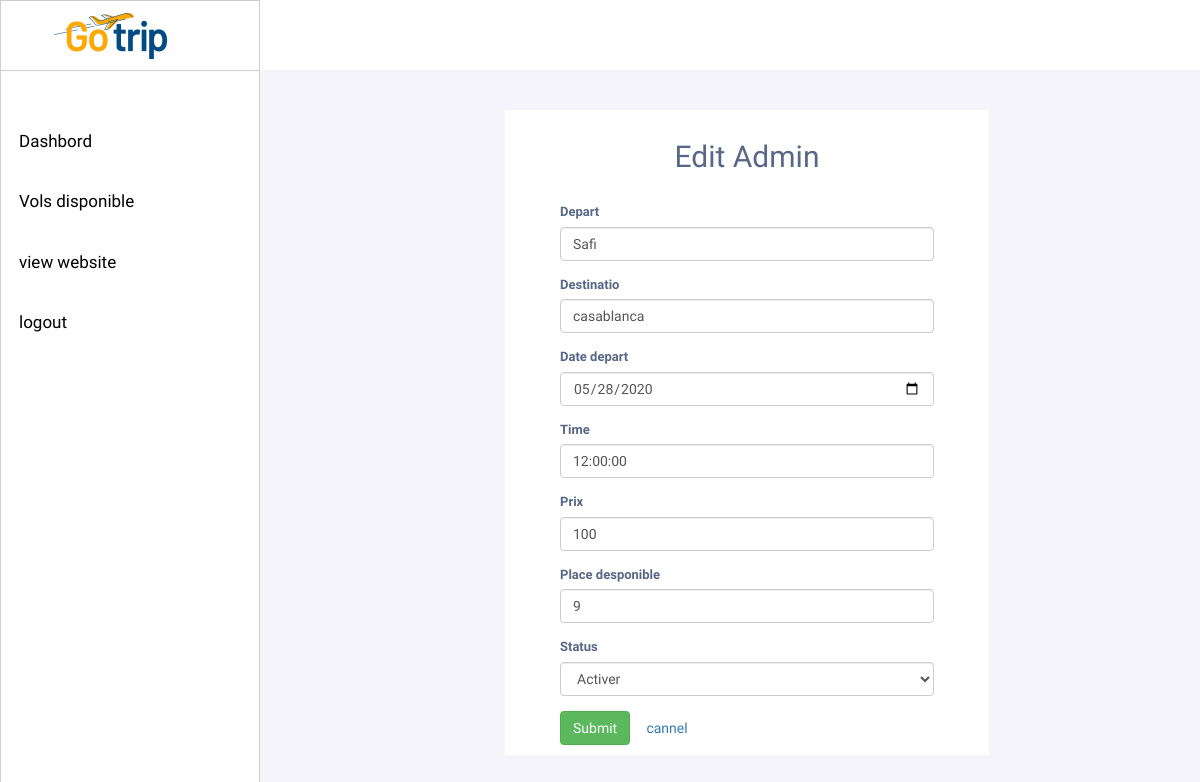
Screenshot of /admin/editvol.php?id=1 with the database file from the repository.
### tables this page shows
CREATE TABLE `vols` (
  `idVol` int(11) NOT NULL,
  `depart` varchar(200) NOT NULL,
  `destination` varchar(200) NOT NULL,
  `date_depart` date NOT NULL,
  `time` time NOT NULL,
  `prix` float NOT NULL,
  `place_disponible` int(11) NOT NULL,
  `statu` varchar(100) NOT NULL
);

### admin/editvol.php (the view, shortened to what this page needs)
<?php
include "header.php";
$db = mysqli_connect("127.0.0.1", "root", "", "db_gestionvols");
   $id=$_GET['id'];
   $query = mysqli_query($db,"SELECT * from vols where idVol='$id'");
    if ($row = mysqli_fetch_array($query)) {
    }
?>
<link rel="stylesheet" href="css/update.css">
</nav>
<div class="boxContent">
<div class="firstRow">
<form action="" method="post">
<h2 style="text-align:center; margin-bottom: 30px">Edit Admin</h2>
  <div class="form-group">
    <label for="exampleInputEmail1">Depart</label>
    <input type="text" class="form-control" name="depart" value="<?php echo $row['depart']; ?>">
  </div>
  <div class="form-group">
    <label for="exampleInputPassword1">Destinatio</label>
    <input type="text" class="form-control "name="destination" value="<?php echo $row['destination']; ?>">
  </div>
  <div class="form-group">
    <label for="exampleInputEmail1">Date depart</label>
    <input type="date" class="form-control" name="date" value="<?php echo $row['date_depart']; ?>">
  </div>
  <div class="form-group">
    <label for="exampleInputEmail1">Time</label>
    <input type="text" class="form-control" name="time" value="<?php echo $row['time']; ?>">
  </div>
  <div class="form-group">
    <label for="exampleInputEmail1">Prix</label>
    <input type="text" class="form-control" name="prix" value="<?php echo $row['prix']; ?>">
  </div>
  <div class="form-group">
    <label for="exampleInputEmail1">Place desponible</label>
    <input type="number" class="form-control" name="place" value="<?php echo $row['place_disponible']; ?>" min="1" max="50">
  </div>
  <div class="form-group">
    <label for="exampleInputEmail1">Status</label>
    <select name="status" class="form-control" id="inputGroupSelect01">
        <option value="Activer">Activer</option>
    </select>
  </div>
  <button type="submit" class="btn btn-success" name="modifier">Submit</button>
  <button type="submit" class="btn btn-red"><a href="vols.php">cannel</a></button>
</form>

### admin/css/head.css (style rules this page uses)
:root { --color-white: white; --color-black: black; --color-grey: #CECECE; --color-primary: #7385F2; }
* { margin: 0; padding: 0; box-sizing: border-box; }
body { font-family: 'Roboto', sans-serif; }
.boxContent { padding: 70px 30px; }

### admin/css/admin.css (style rules this page uses)
body { color: #566787; background: #f5f5f5; font-family: 'Varela Round', sans-serif; font-size: 13px; }
select { width: 302px; height: 30px; }
select, .date-block { cursor: pointer; }

### admin/css/update.css (style rules this page uses)
form { margin-bottom: 15px; background: white; padding: 10px 55px; max-width: 55%; margin-left: 215px; margin-top: -30px; }

### rows the page displays
vols: depart "Safi", destination "casablanca", date "05/28/2020", time "12:00:00", prix "100", place "9"
